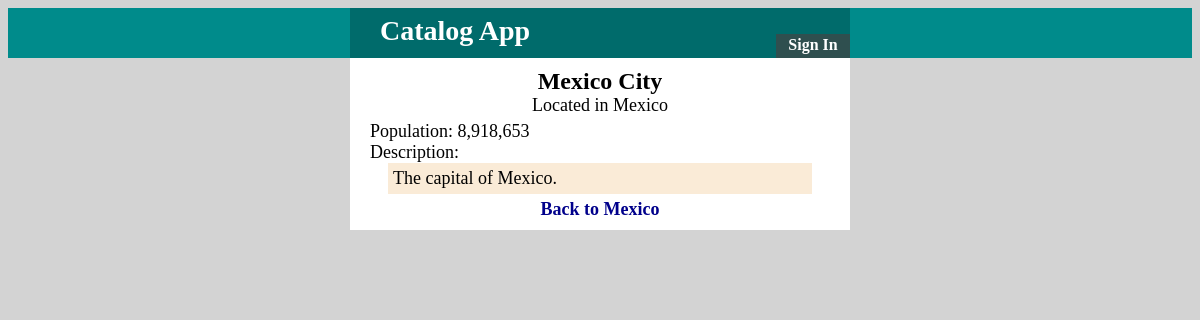
Page /city/10 on the committed database.
### dbsetup.py (models this page shows, shortened)
class City(Base):
    __tablename__ = 'cities'
    id = Column(Integer, primary_key=True)
    name = Column(String(32), nullable=False)
    population = Column(Integer)
    description = Column(String)
    country_id = Column(Integer, ForeignKey('countries.id'))
    country = relationship(Country)
    user_id = Column(Integer, ForeignKey('user.id'))
    user = relationship(User)

class Country(Base):
    __tablename__ = 'countries'
    id = Column(Integer, primary_key=True)
    name = Column(String(32), nullable=False)
    user_id = Column(Integer, ForeignKey('user.id'))
    user = relationship(User)

### cities.py (the view)
@app.route('/city/<int:city_id>')
def cityOne(city_id):
    city = getCity(city_id)
    country = getCountry(city.country_id)
    return render_template('city.html', country=country, city=city,
                           format=format, loggedIn=loggedIn())

### cities.py (called while the page is built)
def getCountry(x):
    try:
        return session.query(Country).filter_by(id=x).one()
    except NoResultFound:
        return None

def getCity(x):
    try:
        return session.query(City).filter_by(id=x).one()
    except NoResultFound:
        return None

def loggedIn():
    return login_session.get('user_id')

### templates/city.html (shortened to what this page needs)
<html>
<head>
  <link rel=stylesheet type=text/css href="{{url_for('static', filename='style.css')}}">
</head>
<body>
<div class='header'>
  <div class='container'>
  <div class='header-title'>
    Catalog App
  </div>
  <div class='login'>
    {% if loggedIn %}
      <a href="{{url_for('gdisconnect')}}">Sign Out</a>
    {% else %}
      <a href="{{url_for('showLogin')}}">Sign In</a>
    {% endif %}
  </div>
</div>
</div>
<div class='wrapper'>
  <div class='title'>{{city.name}}</div>
  <div class='subtitle'>Located in {{country.name}}</div>
<div class='city'>
  Population: {{format(city.population, ',')}}</br>
  Description:</br>
  <div class='description'>
    {{city.description}}
  </div>
</div>
<div class='back'>
  <a href="{{url_for('countryOne', country_id=country.id)}}">Back to {{country.name}}</a>
</div>
</div>
</body>
</html>

### static/style.css (style rules this page uses)
html, body { margin 0; background-color: lightGray; font-family: "Georgia", serif; }
a { color: DarkBlue; font-weight: bold; text-decoration: none; }
.header { background-color: DarkCyan; width: 100%; height: 50px; }
.container { width: 500px; height: 50px; margin: auto; background-color: #006B6B; }
.header-title { float: left; font-weight: bold; font-size: 28px; color: White; padding: 7px 30px; }
.login { float: right; height: 20px; font-size: 16px; background-color: DarkSlateGray; width: 70px; margin: 26px 0px 0px 0px; padding: 2px; text-align: center; }
.login a { color: White; }
.wrapper { background-color: white; width: 460px; margin: auto; padding: 10px 20px; }
.title { font-size: 24px; text-align: center; font-weight: bold; color: black; float: bottom; padding: 0px 0px; }
.subtitle { font-size: 18px; text-align: center; }
.country, .city { font-size: 18px; margin: 5px 0px; }
.description { background-color: AntiqueWhite; margin: auto; padding: 5px; width: 90%; }
.back { font-size: 18px; text-align: center; }

### rows in the picture
City: name "Mexico City", population "8,918,653", description "The capital of Mexico."
Country: name "Mexico"
